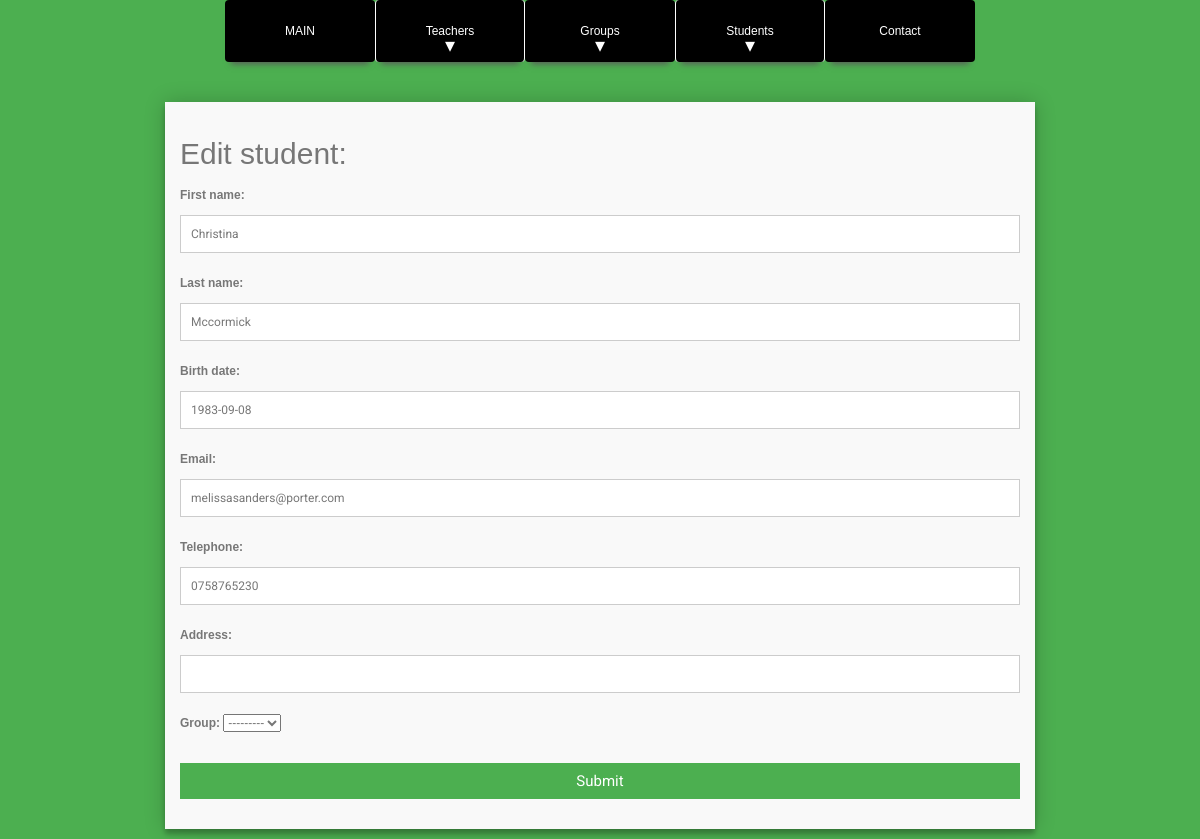
The app's page /students/edit/449/ with its own data.
### students_app/models.py (models this page shows, shortened)
class Student(models.Model):
    first_name = models.CharField(max_length=20)
    last_name = models.CharField(max_length=20)
    birth_date = models.DateField(null=True, blank=True,
                                  default=None)
    email = models.EmailField()
    telephone = models.CharField(max_length=16)
    address = models.CharField(max_length=255,
                               null=True, blank=True)
    group = models.ForeignKey('groups_app.Group',
                              null=True, blank=True,
                              on_delete=models.CASCADE)

### students_app/views.py (the view)
# urls.py: path('edit/<int:pk>/', students_edit, name='edit-s'),
def students_edit(request, pk):
    try:
        student = Student.objects.get(id=pk)
    except Student.DoesNotExist:
        return HttpResponseNotFound(f"Student with id {pk} not found")
    if request.method == 'POST':
        form = StudentsAddForm(request.POST, instance=student)
        if form.is_valid():
            form.save()
            return HttpResponseRedirect(reverse('list-s'))
    else:
        form = StudentsAddForm(instance=student)
    return render(request,
                  'students_edit.html',
                  context={'form': form, 'pk': pk})

### students_app/forms.py
class StudentsAddForm(ModelForm):
    class Meta:
        model = Student
        fields = '__all__'

### students_app/templates/students_edit.html (shortened to what this page needs)
{% extends 'base.html' %}
{% block content %}
<div class="container">
<form id="contact" action="{% url 'edit-s' pk  %}" method="post">
        <h3>Edit student:</h3>
    <fieldset>
{{ form.as_p }}
    </fieldset>
    <fieldset>
        <button name="submit" type="submit">Submit</button>
    </fieldset>
</form>
</div>
{% endblock content %}

### students_app/static/css/styles.css (style rules this page uses)
* { margin: 0; padding: 0; box-sizing: border-box; -webkit-box-sizing: border-box; -moz-box-sizing: border-box; -webkit-font-smoothing: antialiased; -moz-font-smoothing: antialiased; -o-font-smoothing: antialiased; font-smoothing: antialiased; text-rendering: optimizeLegibility; }
body { font-family: "Roboto", Helvetica, Arial, sans-serif; font-weight: 100; font-size: 12px; line-height: 30px; color: #777; background: #4CAF50; }
.container { max-width: 900px; width: 100%; margin: 0 auto; position: relative; }
#contact input[type="text"], #contact input[type="email"], #contact input[type="tel"], #contact input[type="url"], #contact textarea, #contact button[type="submit"] { font: 400 12px/16px "Roboto", Helvetica, Arial, sans-serif; }
#contact { background: #F9F9F9; padding: 15px; margin: 10px 0; box-shadow: 0 0 20px 0 rgba(0, 0, 0, 0.2), 0 5px 5px 0 rgba(0, 0, 0, 0.24); }
#contact h3 { display: block; font-size: 30px; font-weight: 400; margin-bottom: 10px; }
fieldset { border: medium none !important; margin: 0 0 10px; min-width: 100%; padding: 0; width: 100%; }
#contact input[type="text"], #contact input[type="email"], #contact input[type="tel"], #contact input[type="url"], #contact textarea { width: 100%; border: 1px solid #ccc; background: #FFF; margin: 0 0 5px; padding: 10px; }
#contact button[type="submit"] { cursor: pointer; width: 100%; border: none; background: #4CAF50; color: #FFF; margin: 0 0 5px; padding: 10px; font-size: 15px; }

### students_app/static/css/menu.css (style rules this page uses)
body { font-family:Tahoma,Geneva,sans-serif; font-weight:400 }

### records on screen
Student: first_name "Christina", last_name "Mccormick", birth_date "1983-09-08", email "melissasanders@porter.com", telephone "0758765230", group "---------"
